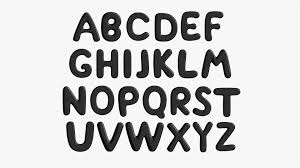
#> input picture Digital Image Processing/EXP 12 Morphological image processing/images1.jpg, 300 x 168 px
$ jupyter execute 'EXP 12.ipynb'
#> lines starting #> are read from the running program, lines starting #| are printed output that depends on the picture; after the words box and inside, x2 and y2 are one past the last pixel; in counts of white or black regions, pixels touching at a corner belong together
[cell 1]
import cv2
import numpy as np
import matplotlib.pyplot as plt

# Step 1: Read the image in grayscale
img = cv2.imread(r"images1.jpg", 0)
#> img is the input picture: shape (168, 300); min 0, max 255, mean 205.6

# Step 2: Apply Otsu's binarization
binr = cv2.threshold(img, 0, 255, cv2.THRESH_BINARY + cv2.THRESH_OTSU)[1]
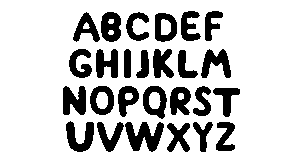
#> binr: shape (168, 300); 80.1% white; 26 black regions, largest, box (x1, y1, x2, y2) and area: (125, 122, 164, 152) 685, (63, 86, 86, 115) 505, (66, 121, 94, 152) 496

# Step 3: Create a kernel for morphological operations
kernel = np.ones((5, 5), np.uint8)

# Step 4: Invert the binary image (so black <-> white)
invert = cv2.bitwise_not(binr)

# Step 5: Perform erosion on the inverted image
erosion = cv2.erode(invert, kernel, iterations=1)
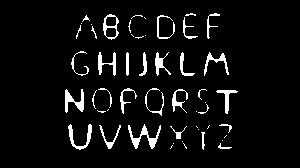
#> erosion: shape (168, 300); 5.7% white; 52 white regions (22 under 20 px), largest, box (x1, y1, x2, y2) and area: (128, 124, 161, 149) 262, (65, 89, 84, 113) 211, (68, 124, 92, 150) 191

# Step 6: Display the result
plt.imshow(erosion, cmap='gray')
plt.axis('off')
plt.show()

[cell 2]
import cv2
import numpy as np
import matplotlib.pyplot as plt

# Step 1: Read the image in grayscale
img = cv2.imread(r"images1.jpg", 0)

# Step 2: Apply Otsu's binarization
binr = cv2.threshold(img, 0, 255, cv2.THRESH_BINARY + cv2.THRESH_OTSU)[1]

# Step 3: Create a kernel for morphological operations
kernel = np.ones((5, 5), np.uint8)

# Step 4: Invert the binary image (so black <-> white)
invert = cv2.bitwise_not(binr)

# Step 5: Perform erosion on the inverted image
erosion = cv2.erode(invert, kernel, iterations=1)

# Step 6: Display the result
plt.imshow(erosion, cmap='gray')
plt.axis('off')
plt.show()

[cell 3]
import cv2
import numpy as np
import matplotlib.pyplot as plt

# Step 1: Read the image in grayscale
img = cv2.imread(r"images2.jpg", 0)
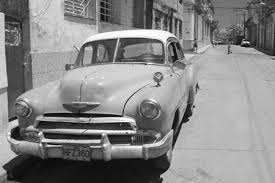
#> input picture Digital Image Processing/EXP 12 Morphological image processing/images2.jpg, 275 x 183 px
#> img is the input picture: shape (183, 275); min 0, max 255, mean 134.2

# Step 2: Apply Otsu's binarization
binr = cv2.threshold(img, 0, 255, cv2.THRESH_BINARY + cv2.THRESH_OTSU)[1]
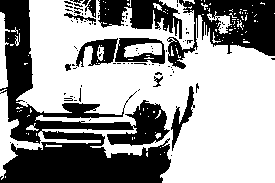
#> binr: shape (183, 275); 60.3% white; 89 black regions (77 under 20 px), largest, box (x1, y1, x2, y2) and area: (0, 0, 171, 183) 12113, (167, 0, 275, 69) 3683, (98, 0, 182, 39) 1807

# Step 3: Define a 3x3 kernel (structuring element)
kernel = np.ones((3, 3), np.uint8)

# Step 4: Perform morphological opening (Erosion → Dilation)
opening = cv2.morphologyEx(binr, cv2.MORPH_OPEN, kernel, iterations=1)
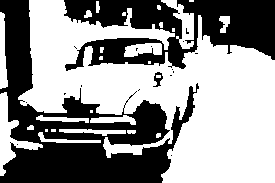
#> opening: shape (183, 275); 56.8% white; 18 black regions (15 under 20 px), largest, box (x1, y1, x2, y2) and area: (0, 0, 199, 183) 13140, (64, 0, 275, 71) 8480, (153, 72, 163, 87) 74

# Step 5: Display the result
plt.imshow(opening, cmap='gray')
plt.axis('off')
plt.show()

[cell 4]
import cv2
import numpy as np
import matplotlib.pyplot as plt

# Step 1: Read the image in grayscale
img = cv2.imread(r"images2.jpg", 0)

# Step 2: Apply Otsu's thresholding (note the [1] to get the image, not tuple)
binr = cv2.threshold(img, 0, 255, cv2.THRESH_BINARY + cv2.THRESH_OTSU)[1]

# Step 3: Define a 3x3 kernel
kernel = np.ones((3, 3), np.uint8)

# Step 4: Perform morphological closing (Dilation → Erosion)
closing = cv2.morphologyEx(binr, cv2.MORPH_CLOSE, kernel, iterations=1)
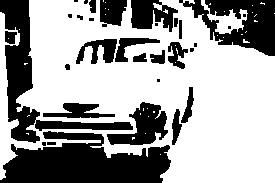
#> closing: shape (183, 275); 63.5% white; 32 black regions (11 under 20 px), largest, box (x1, y1, x2, y2) and area: (0, 131, 171, 183) 5924, (0, 0, 133, 143) 3770, (179, 0, 275, 56) 2838

# Step 5: Display the result
plt.imshow(closing, cmap='gray')
plt.axis('off')
plt.show()

[cell 5]
import cv2
import numpy as np
import matplotlib.pyplot as plt

# Step 1: Read the image in grayscale
img = cv2.imread(r"images1.jpg", 0)

# Step 2: Apply Otsu's thresholding
# NOTE: cv2.threshold() returns two values — threshold and image.
binr = cv2.threshold(img, 0, 255, cv2.THRESH_BINARY + cv2.THRESH_OTSU)[1]

# Step 3: Define the kernel (structuring element)
kernel = np.ones((3, 3), np.uint8)

# Step 4: Invert the binary image
invert = cv2.bitwise_not(binr)

# Step 5: Apply Morphological Gradient
# MORPH_GRADIENT = Dilation - Erosion
morph_gradient = cv2.morphologyEx(invert, cv2.MORPH_GRADIENT, kernel)
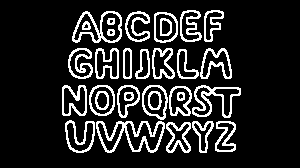
#> morph_gradient: shape (168, 300); 14.9% white in thin lines or dots, all inside (x1, y1, x2, y2) = (62, 10, 241, 153)

# Step 6: Display the result
plt.imshow(morph_gradient, cmap='gray')
plt.axis('off')
plt.show()

[cell 6]
# Import the necessary packages
import cv2
import numpy as np
import matplotlib.pyplot as plt

# Step 1: Read the image in grayscale
img = cv2.imread(r"images2.jpg", 0)

# Step 2: Apply Otsu's thresholding
binr = cv2.threshold(img, 0, 255, cv2.THRESH_BINARY + cv2.THRESH_OTSU)[1]

# Step 3: Define the kernel (13x13 for larger neighborhood)
kernel = np.ones((13, 13), np.uint8)

# Step 4: Apply Top-hat transformation
# MORPH_TOPHAT = Original Image - Opening
morph_tophat = cv2.morphologyEx(binr, cv2.MORPH_TOPHAT, kernel)
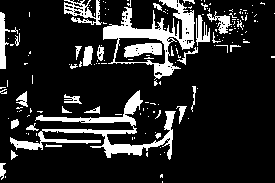
#> morph_tophat: shape (183, 275); 15.6% white; 166 white regions (134 under 20 px), largest, box (x1, y1, x2, y2) and area: (10, 90, 176, 160) 2387, (103, 0, 195, 80) 2174, (64, 0, 102, 25) 431

# Step 5: Display the result
plt.imshow(morph_tophat, cmap='gray')
plt.axis('off')
plt.show()

[cell 7]
import cv2
import numpy as np
import matplotlib.pyplot as plt

# Step 1: Read the image in grayscale
img = cv2.imread(r"images2.jpg", 0)

# Step 2: Apply Otsu's thresholding
binr = cv2.threshold(img, 0, 255, cv2.THRESH_BINARY + cv2.THRESH_OTSU)[1]

# Step 3: Define the kernel (structuring element)
kernel = np.ones((5, 5), np.uint8)

# Step 4: Invert the binary image (optional depending on feature direction)
invert = cv2.bitwise_not(binr)

# Step 5: Apply Morphological Black-hat transformation
# MORPH_BLACKHAT = Closing - Original
morph_blackhat = cv2.morphologyEx(invert, cv2.MORPH_BLACKHAT, kernel)
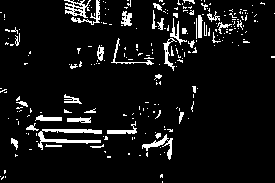
#> morph_blackhat: shape (183, 275); 7.3% white in thin lines or dots

# Step 6: Display the result
plt.imshow(morph_blackhat, cmap='gray')
plt.axis('off')
plt.show()
